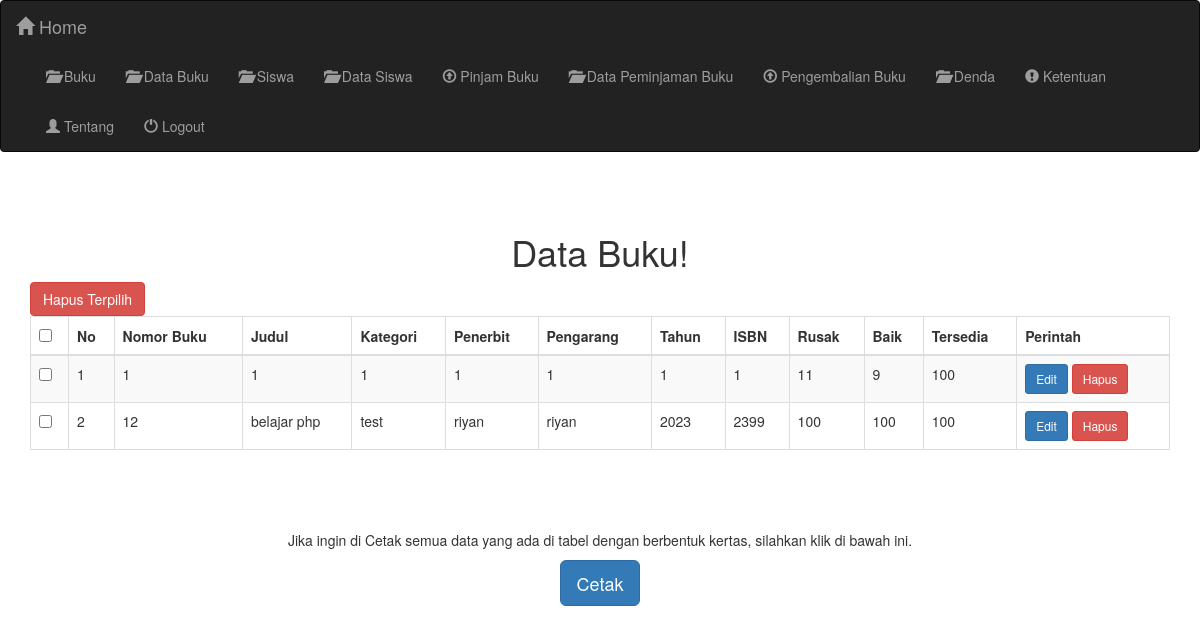
The app's page /data_buku.php with its own data.
### tables this page shows
CREATE TABLE `buku` (
  `id` int(11) NOT NULL,
  `id_buku` varchar(20) NOT NULL,
  `judul_buku` varchar(125) NOT NULL,
  `kategori_buku` varchar(125) NOT NULL,
  `penerbit` varchar(125) NOT NULL,
  `pengarang` varchar(125) NOT NULL,
  `tahun_terbit` varchar(125) NOT NULL,
  `isbn` varchar(50) NOT NULL,
  `judul_buku_baik` varchar(20) NOT NULL,
  `judul_buku_rusak` varchar(20) NOT NULL,
  `jumlah_buku_tersedia` varchar(20) NOT NULL
);

### data_buku.php (the view, shortened to what this page needs)
<?php
include "koneksi.php";
$query = "SELECT * FROM buku";
$result = $koneksi->query($query);
?>
<!DOCTYPE html>
<html>
<head>
    <link rel="stylesheet" media="screen" href="cso/jquery.dataTables.css" />
    <link rel="stylesheet" type="text/css" href="css/bootstrap.css">
    <link href="css/bootstrap.min.css" rel="stylesheet">
</head>
<body>
    <nav class="navbar navbar-inverse">
        <div class="container-fluid">
            <div class="navbar-header">
                <a class="navbar-brand" href="administrator.php"><span class="glyphicon glyphicon-home" aria-hidden="true"></span> Home</a>
            </div>
            <div class="collapse navbar-collapse" id="bs-example-navbar-collapse-1">
                <ul class="nav navbar-nav">
                    <li><a href="Buku.php"><span class="glyphicon glyphicon-folder-open" aria-hidden="true"></span>
                            Buku</a></li>
                    <li><a href="Data_Buku.php"><span class="glyphicon glyphicon-folder-open" aria-hidden="true"></span>
                            Data Buku</a></li>
                    <li><a href="Siswa.php"><span class="glyphicon glyphicon-folder-open" aria-hidden="true"></span>
                            Siswa</a></li>
                    <li><a href="Data_Siswa.php"><span class="glyphicon glyphicon-folder-open" aria-hidden="true"></span> Data Siswa</a></li>
                    <li><a href="Pinjam_Buku.php"><span class="glyphicon glyphicon-upload" aria-hidden="true"></span>
                            Pinjam Buku</a></li>
                    <li><a href="Data_Peminjaman.php"><span class="glyphicon glyphicon-folder-open" aria-hidden="true"></span> Data Peminjaman Buku</a></li>
                    <li><a href="Pengembalian_Buku.php"><span class="glyphicon glyphicon-upload" aria-hidden="true"></span> Pengembalian Buku</a></li>
                    <li><a href="Denda.php"><span class="glyphicon glyphicon-folder-open" aria-hidden="true"></span>
                            Denda</a></li>
                    <li><a href="Ketentuan.php"><span class="glyphicon glyphicon-exclamation-sign" aria-hidden="true"></span> Ketentuan</a></li>
                    <li><a href="Tentang.php"><span class="glyphicon glyphicon-user" aria-hidden="true"></span>
                            Tentang</a></li>
                    <li><a href="logout.php"><span class="glyphicon glyphicon-off" aria-hidden="true"></span> Logout</a>
                    </li>
                </ul>
            </div>
        </div>
    </nav>
    <div class="container" style="margin-top: 60px; margin-bottom: 60px;">
        <div class="row">
            <div class="col-md-12">
                <div align="center">
                    <h1>Data Buku!</h1>
                </div>
                <button type="button" name="bulk_delete" id="delete_all" class="btn btn-danger">Hapus Terpilih</button>
                <table id="example" class="table table-striped table-bordered" cellspacing="0" width="100%">
                    <thead>
                        <tr>
                            <th><input type="checkbox" id="checkAll"></th>
                            <th>No</th>
                            <th>Nomor Buku</th>
                            <th>Judul</th>
                            <th>Kategori</th>
                            <th>Penerbit</th>
                            <th>Pengarang</th>
                            <th>Tahun</th>
                            <th>ISBN</th>
                            <th>Rusak</th>
                            <th>Baik</th>
                            <th>Tersedia</th>
                            <th>Perintah</th>
                        </tr>
                    </thead>
                    <tbody>
                        <?php
                        if ($result->num_rows > 0) {
                            $i = 1;
                            while ($row = $result->fetch_assoc()) {
                                echo "<tr>";
                                echo "<td><input type='checkbox' class='delete_checkbox' value='" . $row['id'] . "'></td>";
                                echo "<td>" . $i . "</td>";
                                echo "<td>" . $row['id_buku'] . "</td>";
                                echo "<td>" . $row['judul_buku'] . "</td>";
                                echo "<td>" . $row['kategori_buku'] . "</td>";
                                echo "<td>" . $row['penerbit'] . "</td>";
                                echo "<td>" . $row['pengarang'] . "</td>";
                                echo "<td>" . $row['tahun_terbit'] . "</td>";
                                echo "<td>" . $row['isbn'] . "</td>";
                                echo "<td>" . $row['judul_buku_rusak'] . "</td>";
                                echo "<td>" . $row['judul_buku_baik'] . "</td>";
                                echo "<td>" . $row['jumlah_buku_tersedia'] . "</td>";
                                echo "<td>";
                                echo "<a href='buku_edit.php?id=" . $row['id'] . "' class='btn btn-primary btn-sm'>Edit</a> ";
                                echo "<a href='hapus_buku.php?id=" . $row['id'] . "' class='btn btn-danger btn-sm' onclick=\"return confirm('Apakah Anda yakin ingin menghapus?')\">Hapus</a>";
                                echo "</td>";
                                echo "</tr>";
                                $i++;
                            }
                        } else {
                            echo "<tr><td colspan='11'>Tidak ada data buku</td></tr>";
                        }
                        ?>
                    </tbody>
                </table>
            </div>
        </div>
    </div>
    <div align="center">
        <p>Jika ingin di Cetak semua data yang ada di tabel dengan berbentuk kertas, silahkan klik di bawah ini.</p>
        <a href="cetak_data_buku.php" target="_blank" class="btn btn-primary btn-lg info" role="button">Cetak</a>
    </div>
</body>
</html>

### records on screen
buku: id_buku "1", judul_buku "1", kategori_buku "1", penerbit "1", pengarang "1", tahun_terbit "1", isbn "1", judul_buku_rusak "11", judul_buku_baik "9", jumlah_buku_tersedia "100"
buku: id_buku "12", judul_buku "belajar php", kategori_buku "test", penerbit "riyan", pengarang "riyan", tahun_terbit "2023", isbn "2399", judul_buku_rusak "100", judul_buku_baik "100", jumlah_buku_tersedia "100"
